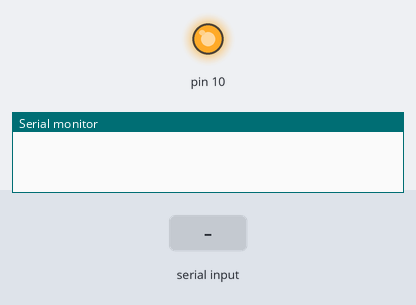
The sketch below on a simulated Arduino Uno, built with avr-gcc and run on an emulated ATmega328P. On the bench: output pins drawn as LEDs (lit = HIGH), the last lines printed to the serial monitor. Dashed ring = blinking. Inputs (shaded band) come from the test bench.

Above: at 4.2 s.
4.3 s: "SONOLENCIA\n" received over Serial
At 4.41 s:
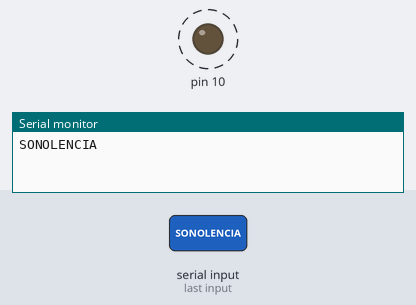
7.3 s: "FADIGA\n" received over Serial
At 7.41 s:
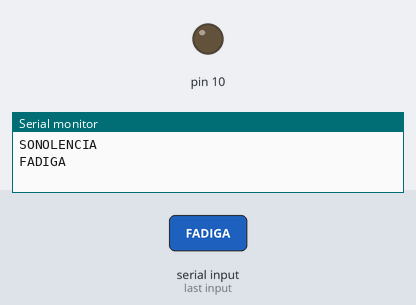
8.8 s: "FADIGA_2\n" received over Serial
At 9.8 s:
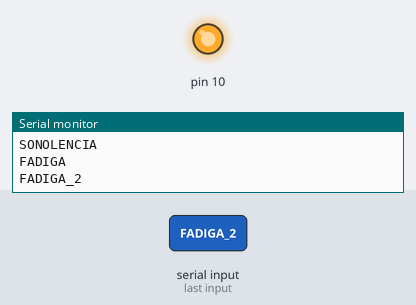
Timing chart, 0 to 11.8 s (numbered marks = the images above; inputs shaded):
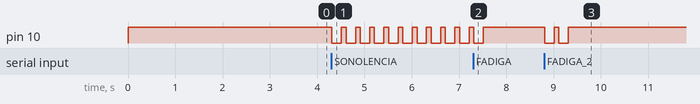

Measured:
- after the input at 4.3 s, pin 10: alternates HIGH for 0.10 s and LOW for 0.20 s, starting at once
- after the input at 7.3 s, pin 10: HIGH → LOW at once, → HIGH 0.20 s later
- after the input at 8.8 s, pin 10: alternates HIGH for 0.10 s and LOW for 0.20 s, 4 changes in all, then stays HIGH, starting at once

The sketch:

sleep_guard_alarm.ino
```cpp
void setup() {
  Serial.begin(9600);
  pinMode(10, OUTPUT);
  digitalWrite(10, HIGH);
  delay(3000);

  while (Serial.available() > 0) {
    Serial.read();
  }
}


void loop() {
  if (Serial.available() > 0) {
    String comando = Serial.readStringUntil('\n');
    comando.trim();
    if (comando != "SONOLENCIA" && comando != "FADIGA" && comando != "FADIGA_2") {
      return;
    }
    Serial.println(comando);


    if (comando == "SONOLENCIA") {
      for (int i = 0; i < 10; i++) {
        digitalWrite(10, LOW); // Liga
        delay(200);
        digitalWrite(10, HIGH); // Desliga
        delay(100);
      }
    }
    else if (comando == "FADIGA") {
        digitalWrite(10, LOW);
        delay(200);
        digitalWrite(10, HIGH);
        delay(100);
    }
    else if (comando == "FADIGA_2") {
      for (int i = 0; i < 2; i++) {
        digitalWrite(10, LOW);
        delay(200);
        digitalWrite(10, HIGH);
        delay(100);
      }
    }
  }
}
```
